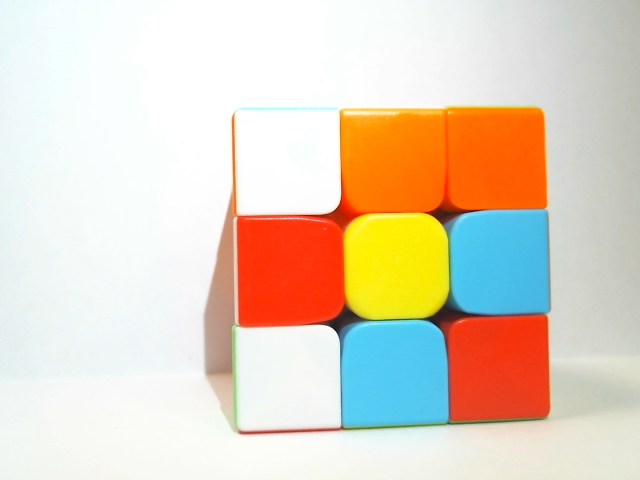
#> input picture ComputerVision/sideDynamV26.png, 640 x 480 px
$ python initCVFullCap.py
#> lines starting #> are read from the running program, lines starting #| are printed output that depends on the picture; after the words box and inside, x2 and y2 are one past the last pixel; in counts of white or black regions, pixels touching at a corner belong together
import cv2
import numpy as np
from operator import itemgetter

def main():
    image = cv2.imread("sideDynamV26.png")
#> image is the input picture: shape (480, 640, 3); mean B, G, R 194, 212.4, 227
    newframe = computeContours(image)
    cv2.imshow('Init w Squares', image)
    cv2.imshow('Final', newframe)
    cv2.waitKey()


def sortColors(rev):
    finalarray = []
    if len(rev)!=int(9):
        print("Not all 9 cubes detected")
        return finalarray
    else:
        top =[]
        top.append(rev[0])
        top.append(rev[1])
        top.append(rev[2])
        mid=[]
        mid.append(rev[3])
        mid.append(rev[4])
        mid.append(rev[5])
        bot=[]
        bot.append(rev[6])
        bot.append(rev[7])
        bot.append(rev[8])

        top.sort(key=itemgetter(0))
        mid.sort(key=itemgetter(0))
        bot.sort(key=itemgetter(0))

        finalarray = top + mid + bot

        return finalarray

def computeContours(frame):
    frame2 = frame.copy()
    #frame2 = cv2.imread("opencv_frame3.png")
    gausBlur = 13

    gaus = 21

    blur = cv2.bilateralFilter(cv2.cvtColor(frame2, cv2.COLOR_BGR2GRAY), gausBlur, 20, 20)
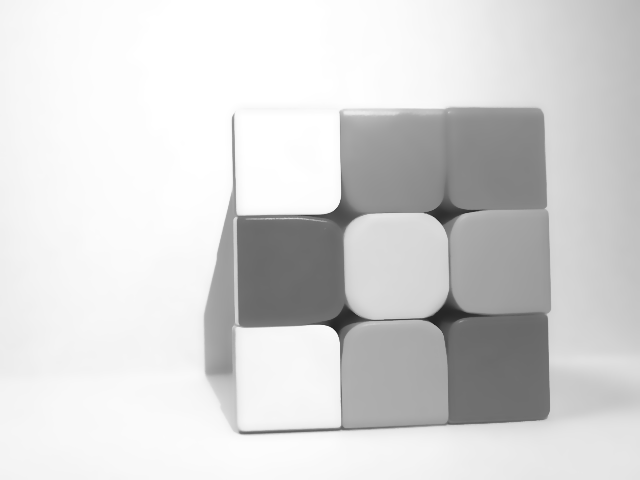
#> blur: shape (480, 640); min 36, max 255, mean 214.7

    frame2 = cv2.adaptiveThreshold(blur, 255, cv2.ADAPTIVE_THRESH_GAUSSIAN_C, cv2.THRESH_BINARY_INV, gaus, 2)
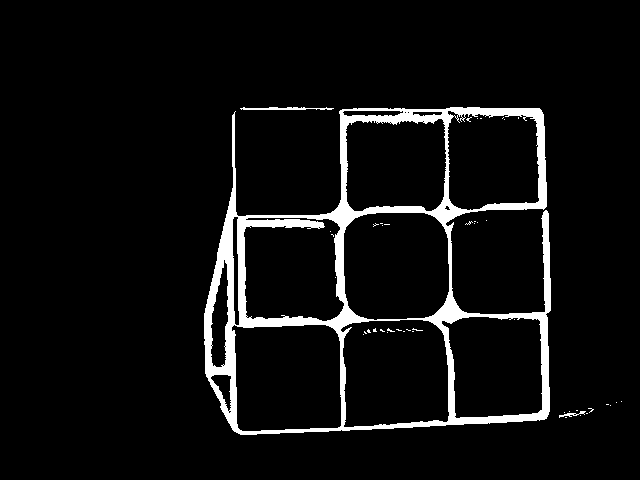
#> frame2: shape (480, 640); 6% white; 45 white regions (42 under 20 px), largest, box (x1, y1, x2, y2) and area: (204, 107, 551, 435) 18006, (240, 107, 334, 110) 194, (559, 411, 586, 418) 63

    canny = cv2.Canny(frame2, 87, 340)
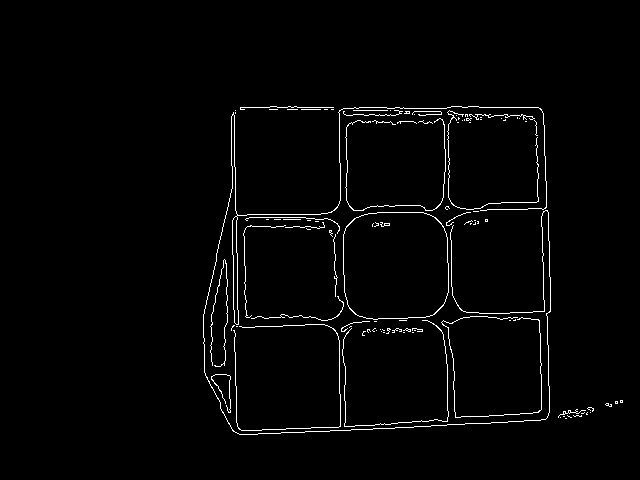
#> canny: shape (480, 640); 1.9% white in thin lines or dots, all inside (x1, y1, x2, y2) = (203, 106, 623, 435)

    cv2.imshow("Canny Edge", canny);

    kernel = np.ones((3,3), np.uint8)
    dilated = cv2.dilate(canny, kernel, iterations=10)
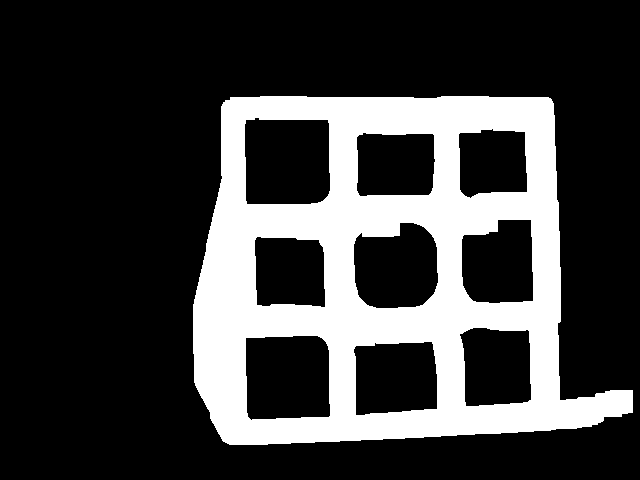
#> dilated: shape (480, 640); 24.1% white; 1 white region

    (contours, hierarchy) = cv2.findContours(dilated.copy(), cv2.RETR_TREE, cv2.CHAIN_APPROX_SIMPLE)
#> contours = 10 contours; largest, box (x1, y1, x2, y2) and area: (193, 96, 633, 445) 121266, (244, 117, 331, 205) 7128, (245, 335, 331, 421) 6804, (353, 222, 439, 309) 5996, (353, 341, 438, 416) 5584
    outputArr = []
    # Index used to remove nested squares.
    index = 0
    #print(len(contours))
    for cnt in contours:
        if (hierarchy[0,index,3] != -1):
            epsilon = (8/100)*cv2.arcLength(cnt, True)
            approx = cv2.approxPolyDP(cnt, epsilon, True)

            area = cv2.contourArea(approx, False)

            if (len(approx) == 4 and area > 260):
                # Square detected. Draw onto original image.
                x,y,w,h = cv2.boundingRect(cnt)
                #print(x, y)
                avgColor = np.array(cv2.mean(frame[y:y+h, x:x+h])).astype(int)
                #print(avgColor)
                cv2.drawContours(frame, [approx], 0, (0, 255, 0), 3)

                blue = avgColor[0]/255
                green = avgColor[1]/255
                red = avgColor[2]/255
                cmax =max(red, blue, green)
                cmin = min(red, blue, green)
                diff = cmax - cmin
                hue =-1
                saturation = -1

                if(cmax==cmin):
                    hue=0
                elif(cmax==red):
                    hue = (60*((green-blue)/diff)+360)%360
                elif(cmax==green):
                    hue = (60*((blue-red)/diff)+120)%360
                elif(cmax == blue):
                    hue = (60*((red-green)/diff)+240)%360


                if(cmax==0):
                    saturation=0
                else:
                    saturation=(diff/cmax)*100

                value = cmax*100

                avgColor[0], avgColor[1], avgColor[2] = hue, saturation, value
                face = []
                print(hue, saturation, value)
                if 190 <= avgColor[0] <= 290 and 55 <= avgColor[1] <= 99 and 35 <= avgColor[2] <= 99:
                    print('blue detected at', x, y)
                    temp = [x, y, 'blue']
                    outputArr.append(temp)
                elif (345 <= avgColor[0] or avgColor[0] <= 11) and 50 <= avgColor[1] <= 100 and 45 <= avgColor[2] <= 99:
                    print('red detected at', x, y)
                    temp = [x, y, 'red']
                    outputArr.append(temp)
                elif avgColor[0] <= 36 and 65 <= avgColor[1] <= 100 and 44 <= avgColor[2] <= 100:
                    print('orange detected at', x, y)
                    temp = [x, y, 'orange']
                    outputArr.append(temp)
                elif 100<= avgColor[0] <= 190 and 43 <= avgColor[1] <= 99 and 40 <= avgColor[2] <= 83:
                    print('green detected at ', x, y)
                    temp = [x, y, 'green']
                    outputArr.append(temp)
                elif 40<= avgColor[0] <= 80 and 30 <= avgColor[1] <= 100 and 65 <= avgColor[2] <= 100:
                    print('yellow detected at ', x, y)
                    temp = [x, y, 'yellow']
                    outputArr.append(temp)
                elif avgColor[1] <= 25 and 87 <= avgColor[2]:
                    print('white detected at ', x, y)
                    temp = [x, y, 'white']
                    outputArr.append(temp)
                else:
                    temp = [0,0,'none']
                    outputArr.append(temp)

        index += 1
#> this loop made 10 passes
#> (epsilon, approx, area, x, y, w, h) on passes 2 to 7: (24.36, [[432, 342], [436, 409], [355, 414], [356, 345]], 5344, 353, 341, 85, 75), (26.03, [[321, 337], [330, 415], [251, 420], [245, 338]], 6222.5, 245, 335, 86, 86), (22.96, [[459, 334], [527, 329], [531, 399], [466, 406]], 4754.5, 459, 327, 73, 80), (21.96, [[257, 236], [319, 240], [324, 307], [256, 304]], 4380.5, 254, 236, 72, 72), (24.91, [[423, 226], [434, 293], [367, 305], [355, 238]], 4660.5, 353, 222, 86, 87), (23.74, [[462, 236], [530, 219], [533, 300], [473, 301]], 4735, 461, 219, 73, 85)
#> (printed output is left out)
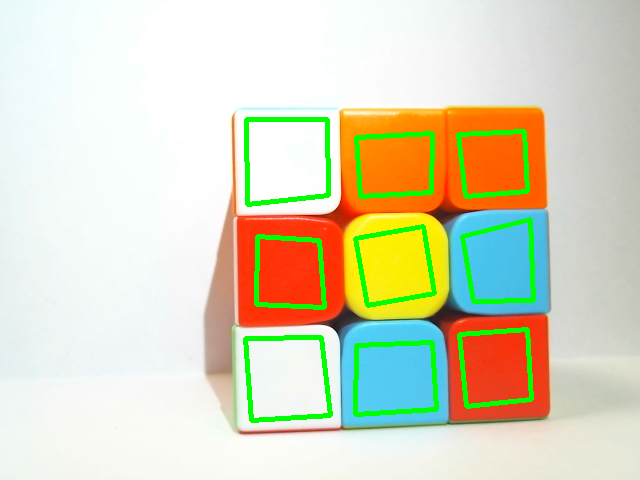
#> frame: shape (480, 640, 3); mean B, G, R 189.1, 216, 218.4
#> after the loop, index = 10; outputArr = [[353, 341, 'blue'], [245, 335, 'white'], [459, 327, 'red'], [254, 236, 'orange'], [353, 222, 'yellow'], [461, 219, 'blue'], [356, 132, 'orange'], [458, 128, 'orange'], [244, 117, 'white']]

    #print(outputArr)
    rev = outputArr[::-1]
#> rev = [[244, 117, 'white'], [458, 128, 'orange'], [356, 132, 'orange'], [461, 219, 'blue'], [353, 222, 'yellow'], [254, 236, 'orange'], [459, 327, 'red'], [245, 335, 'white'], [353, 341, 'blue']]
    #print(rev)

    finalarr = sortColors(rev)
#> in sortColors, `finalarray = top + mid + bot`: finalarray = [[244, 117, 'white'], [356, 132, 'orange'], [458, 128, 'orange'], [254, 236, 'orange'], [353, 222, 'yellow'], [461, 219, 'blue'], [245, 335, 'white'], [353, 341, 'blue'], [459, 327, 'red']]
#> finalarr has the same summary as finalarray in sortColors
    print(finalarr)
#| [[244, 117, 'white'], [356, 132, 'orange'], [458, 128, 'orange'], [254, 236, 'orange'], [353, 222, 'yellow'], [461, 219, 'blue'], [245, 335, 'white'], [353, 341, 'blue'], [459, 327, 'red']]
    #print(finalarr)
    #red, orange, green, orange, yellow, green, orange, white, blue
    #Online Color Picker w/ HSV vals: https://colorpicker.me/#a0d0bb
    return frame2;


if __name__ == '__main__':
        main()

$ run again, with ComputerVision/sideDynamV20.png copied over ComputerVision/sideDynamV26.png
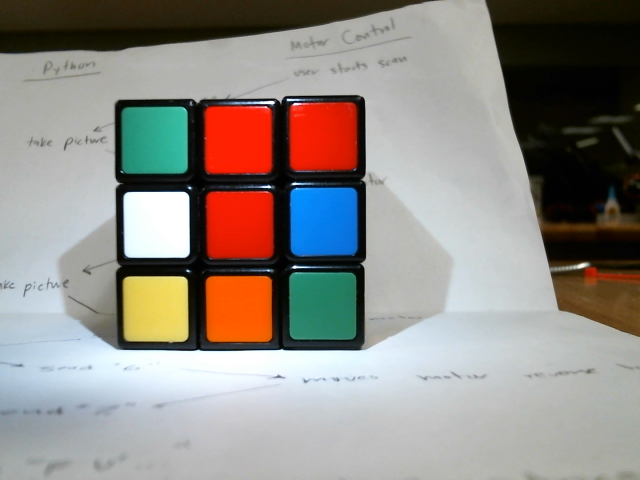
#> input picture ComputerVision/sideDynamV20.png, 640 x 480 px
#> in main, image is the input picture: shape (480, 640, 3); mean B, G, R 133.8, 139.1, 144.3
#> in computeContours, `frame2 = cv2.adaptiveThreshold(blur, 255, cv2.ADAPTIVE_THRESH_GAUSSIAN..`:
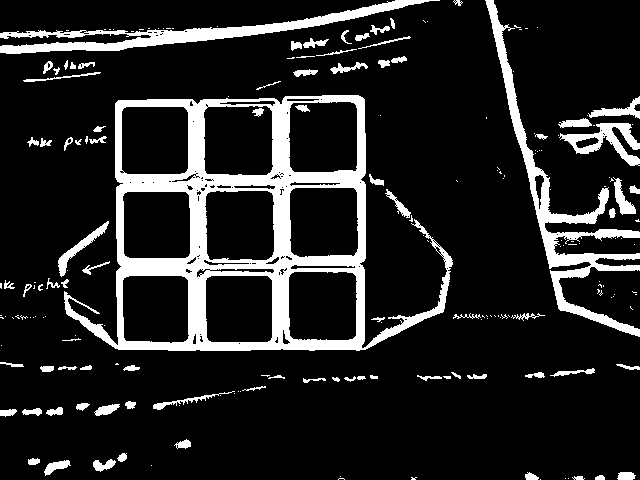
#> frame2: shape (480, 640); 14% white; 198 white regions (111 under 20 px), largest, box (x1, y1, x2, y2) and area: (64, 95, 453, 351) 23681, (485, 0, 640, 337) 6113, (0, 0, 440, 54) 4612
#> canny: shape (480, 640); 4.1% white in thin lines or dots
#> dilated: shape (480, 640); 54.2% white; 26 black regions (4 under 20 px)
#> contours = 32 contours, 3 with area under 20; largest, box (x1, y1, x2, y2) and area: (0, 0, 640, 382) 162349, (0, 364, 388, 427) 10775, (374, 206, 433, 308) 3782, (515, 358, 605, 388) 2260, (407, 361, 497, 391) 2238
#> the loop in computeContours, `for cnt in contours:` made 32 passes
#> (epsilon, approx, area, x, y, w, h) on passes 23, 28: (23, [[376, 206], [432, 267], [420, 300], [374, 306]], 3584, 374, 206, 59, 102), (16.8, [[553, 149], [610, 165], [584, 201], [559, 201]], 1884, 552, 149, 59, 55)
#> (printed output is left out)
#> after the loop in computeContours, `for cnt in contours:`:
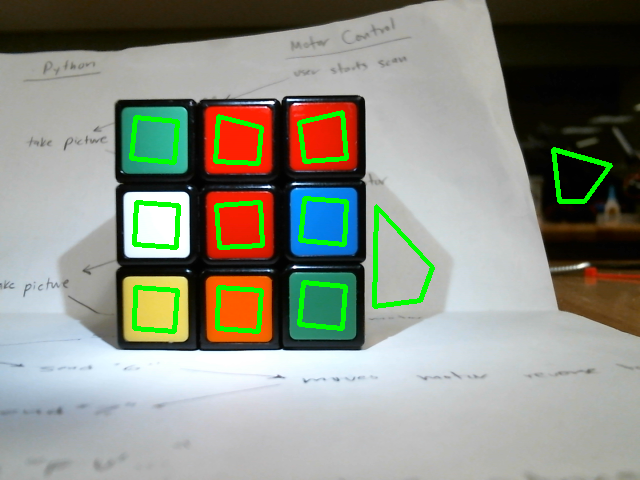
#> frame: shape (480, 640, 3); mean B, G, R 130.8, 143.4, 139.4
#> after the loop in computeContours, `for cnt in contours:`: index = 32; outputArr = [[215, 285, 'orange'], [132, 285, 'yellow'], [298, 281, 'green'], [0, 0, 'none'], [133, 201, 'white'], [216, 200, 'red'], [299, 197, 'blue'], [0, 0, 'none'], [214, 116, 'orange'], [131, 116, 'green'], [299, 112, 'red']]
#> rev = [[299, 112, 'red'], [131, 116, 'green'], [214, 116, 'orange'], [0, 0, 'none'], [299, 197, 'blue'], [216, 200, 'red'], [133, 201, 'white'], [0, 0, 'none'], [298, 281, 'green'], [132, 285, 'yellow'], [215, 285, 'orange']]
#> finalarr = []

$ run again, with ComputerVision/sideDynamV21.png copied over ComputerVision/sideDynamV26.png
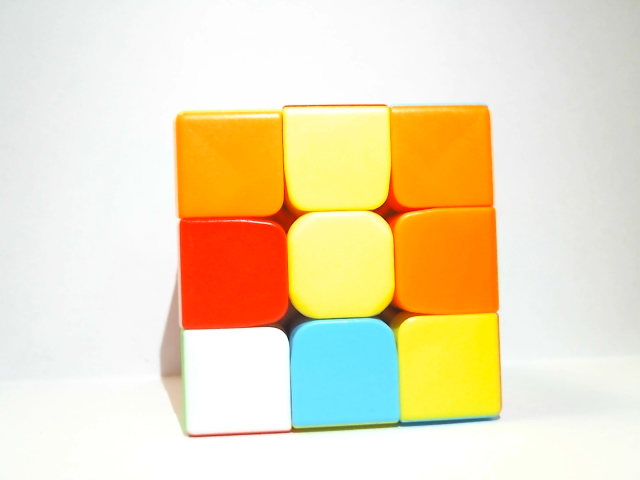
#> input picture ComputerVision/sideDynamV21.png, 640 x 480 px
#> in main, image is the input picture: shape (480, 640, 3); mean B, G, R 190, 223.8, 238.7
#> in computeContours, `frame2 = cv2.adaptiveThreshold(blur, 255, cv2.ADAPTIVE_THRESH_GAUSSIAN..`:
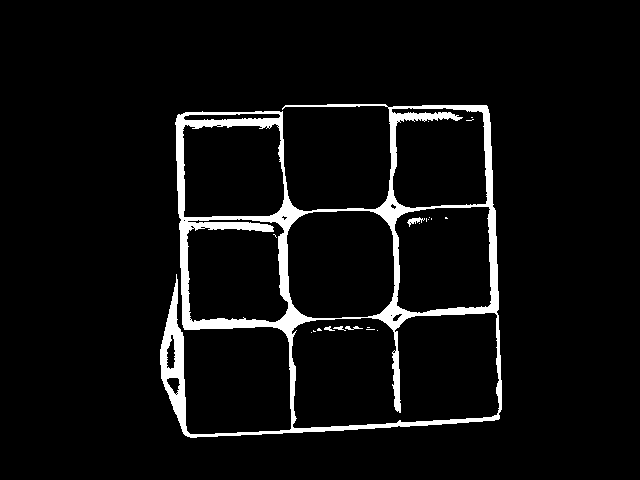
#> frame2: shape (480, 640); 5.4% white; 21 white regions (16 under 20 px), largest, box (x1, y1, x2, y2) and area: (160, 104, 502, 438) 16456, (407, 217, 425, 227) 72, (345, 326, 363, 330) 39, (333, 326, 346, 331) 29, (324, 326, 335, 331) 28
#> canny: shape (480, 640); 1.8% white in thin lines or dots, all inside (x1, y1, x2, y2) = (159, 103, 502, 438)
#> dilated: shape (480, 640); 22.6% white; 1 white region
#> contours = 10 contours; largest, box (x1, y1, x2, y2) and area: (149, 93, 512, 448) 118464, (193, 337, 281, 424) 6960, (292, 113, 380, 199) 6792, (297, 220, 384, 308) 6578, (407, 323, 487, 411) 6290
#> the loop in computeContours, `for cnt in contours:` made 10 passes
#> (epsilon, approx, area, x, y, w, h) on pass 8: (22.94, [[268, 140], [265, 203], [194, 205], [194, 139]], 4675.5, 193, 135, 80, 72)
#> (printed output is left out)
#> after the loop in computeContours, `for cnt in contours:`:
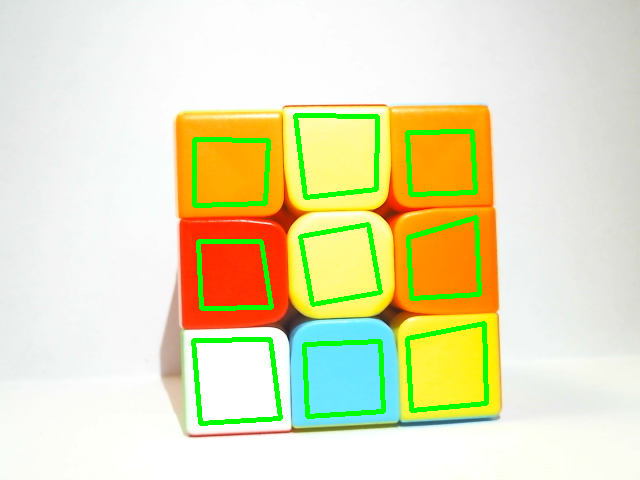
#> frame: shape (480, 640, 3); mean B, G, R 186, 226.3, 228.9
#> after the loop in computeContours, `for cnt in contours:`: index = 10; outputArr = [[302, 340, 'blue'], [193, 337, 'white'], [407, 323, 'yellow'], [197, 239, 'orange'], [297, 220, 'yellow'], [408, 217, 'orange'], [0, 0, 'none'], [403, 130, 'orange'], [292, 113, 'yellow']]
#> rev = [[292, 113, 'yellow'], [403, 130, 'orange'], [0, 0, 'none'], [408, 217, 'orange'], [297, 220, 'yellow'], [197, 239, 'orange'], [407, 323, 'yellow'], [193, 337, 'white'], [302, 340, 'blue']]
#> finalarray = [[0, 0, 'none'], [292, 113, 'yellow'], [403, 130, 'orange'], [197, 239, 'orange'], [297, 220, 'yellow'], [408, 217, 'orange'], [193, 337, 'white'], [302, 340, 'blue'], [407, 323, 'yellow']]
#> finalarr has the same summary as finalarray in sortColors
#| [[0, 0, 'none'], [292, 113, 'yellow'], [403, 130, 'orange'], [197, 239, 'orange'], [297, 220, 'yellow'], [408, 217, 'orange'], [193, 337, 'white'], [302, 340, 'blue'], [407, 323, 'yellow']]
